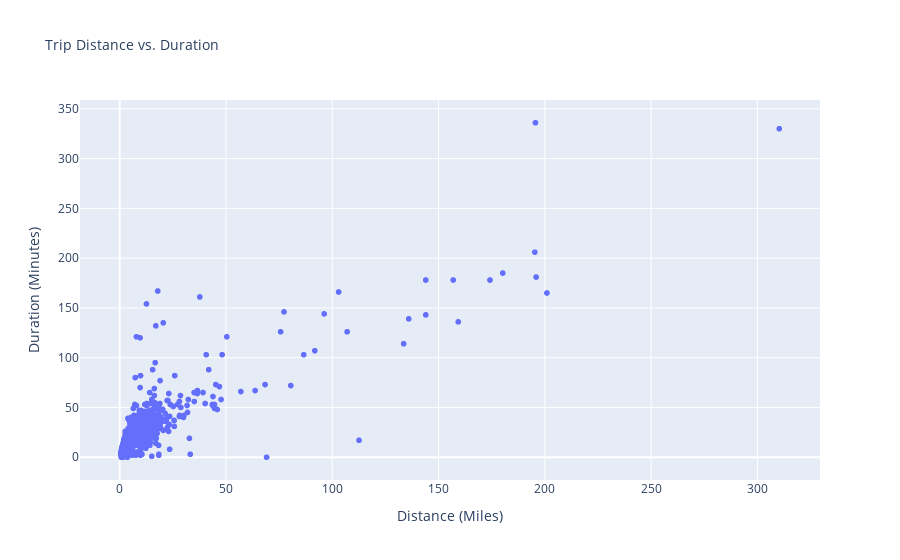

The notebook cell this image was saved under:
### Markdown cell above
### Trip Distance vs. Duration

### Code cell
import plotly.express as px

# Verify df_cleaned
print("Cleaned Dataset Summary:")
print("Total rows:", len(df_cleaned))
print("Missing values in MILES:", df_cleaned['MILES'].isnull().sum())
print("Missing values in START_DATE:", df_cleaned['START_DATE'].isnull().sum())
print("Missing values in END_DATE:", df_cleaned['END_DATE'].isnull().sum())

# Trip duration in minutes
df_cleaned['DURATION_MIN'] = (df_cleaned['END_DATE'] - df_cleaned['START_DATE']).dt.total_seconds() / 60

# eliminate invalid durations
df_cleaned = df_cleaned[df_cleaned['DURATION_MIN'].notnull() & (df_cleaned['DURATION_MIN'] >= 0)]
print(f"Rows after filtering invalid durations: {len(df_cleaned)}")

# # Verify duration calculations
# print(df_cleaned['DURATION_MIN'].describe())

# Create scatter plot 
fig = px.scatter(
    df_cleaned,
    x='MILES',
    y='DURATION_MIN',
    title='Trip Distance vs. Duration',
    labels={'MILES': 'Distance (Miles)', 'DURATION_MIN': 'Duration (Minutes)'},
    hover_data=['PURPOSE', 'START', 'STOP']
)

fig.update_layout(
    xaxis_title="Distance (Miles)",
    yaxis_title="Duration (Minutes)",
    title_font_size=14,
    showlegend=False
)


fig.show()

# Save the plot
fig.write_image('C:/Users/archi/OneDrive/Documents/Coding/Python/Projects/HexSoftwares_Exploratory_Data_Analysis/visualizations/miles_vs_duration.png', scale=3)

# Key points summary
print("\nTop 5 Trips by Duration:")
print(df_cleaned[['MILES', 'DURATION_MIN', 'PURPOSE', 'START', 'STOP']].sort_values(by='DURATION_MIN', ascending=False).head())

### Figure 1 — Plotly figure (JSON) as saved in the notebook; plotly's stock layout.template omitted (floating-point values rounded to 4 significant figures; data arrays with more than 128 entries replaced by an {"elided": "..."} marker saying what was removed)
{"data": [{"customdata": {"elided": "1155x3 str values"}, "hovertemplate": "Distance (Miles)=%{x}<br>Duration (Minutes)=%{y}<br>PURPOSE=%{customdata[0]}<br>START=%{customdata[1]}<br>STOP=%{customdata[2]}<extra></extra>", "legendgroup": "", "marker": {"color": "#636efa", "symbol": "circle"}, "mode": "markers", "name": "", "showlegend": false, "type": "scattergl", "x": {"elided": "1155 float values"}, "xaxis": "x", "y": {"elided": "1155 float values"}, "yaxis": "y"}], "layout": {"legend": {"tracegroupgap": 0}, "showlegend": false, "title": {"font": {"size": 14}, "text": "Trip Distance vs. Duration"}, "xaxis": {"anchor": "y", "domain": [0, 1], "title": {"text": "Distance (Miles)"}}, "yaxis": {"anchor": "x", "domain": [0, 1], "title": {"text": "Duration (Minutes)"}}}}
